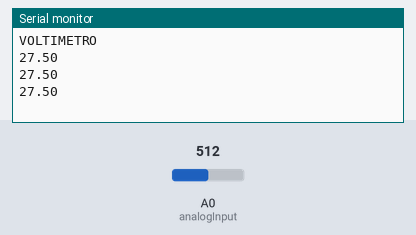
Simulated run of this sketch. Board: Arduino Uno, built with avr-gcc and run on an emulated ATmega328P. On the bench: the last lines printed to the serial monitor. The inputs (shaded band) are chosen by the test bench; at power-on: A0 (analogInput) = 512.

Above: at 1.3 s.
1.4 s: A0 (analogInput) set to 716
At 1.9 s:
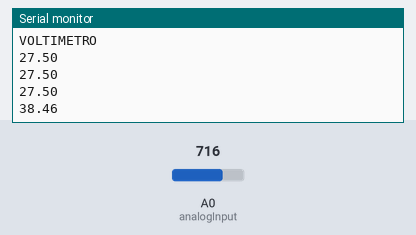
2.9 s: A0 (analogInput) set to 900
At 3.4 s:
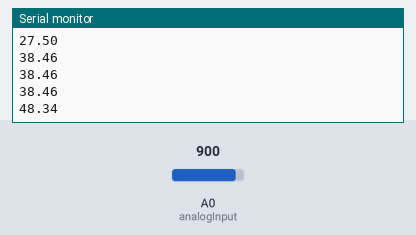
Timing chart, 0 to 5.9 s (numbered marks = the images above; inputs shaded):
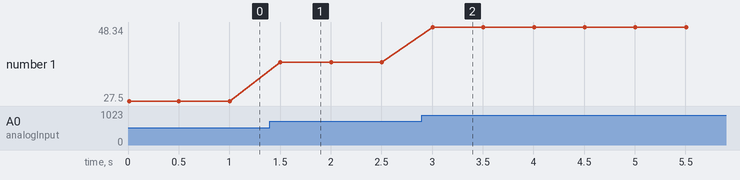

Measured:
- after the input at 1.4 s, the serial monitor: prints a new line after 0.10 s (image 1)
- after the input at 2.9 s, the serial monitor: prints a new line after 0.10 s (image 2)
- plotted number 1: 27.5 → 38.46 after the input at 1.4 s, 38.46 → 48.34 after the input at 2.9 s

The sketch:

Voltmetro0_30.ino
```cpp
int analogInput=0;
float vout=0.0;
float vin=0.0;
float R1=100000.0;
float R2=10000.0;
int value=0;

void setup() {
  // put your setup code here, to run once:
  pinMode(analogInput,INPUT);
  Serial.begin(9600);
  Serial.println("VOLTIMETRO");
}

void loop() {
  // put your main code here, to run repeatedly:
  value= analogRead(analogInput);
  vout= (value*5.0)/1024.0;
  vin= vout/(R2/(R2+R1));
  if(vin<0.09){
      vin=0.0;
    }
 Serial.println(vin);
 delay(500);
}
```
